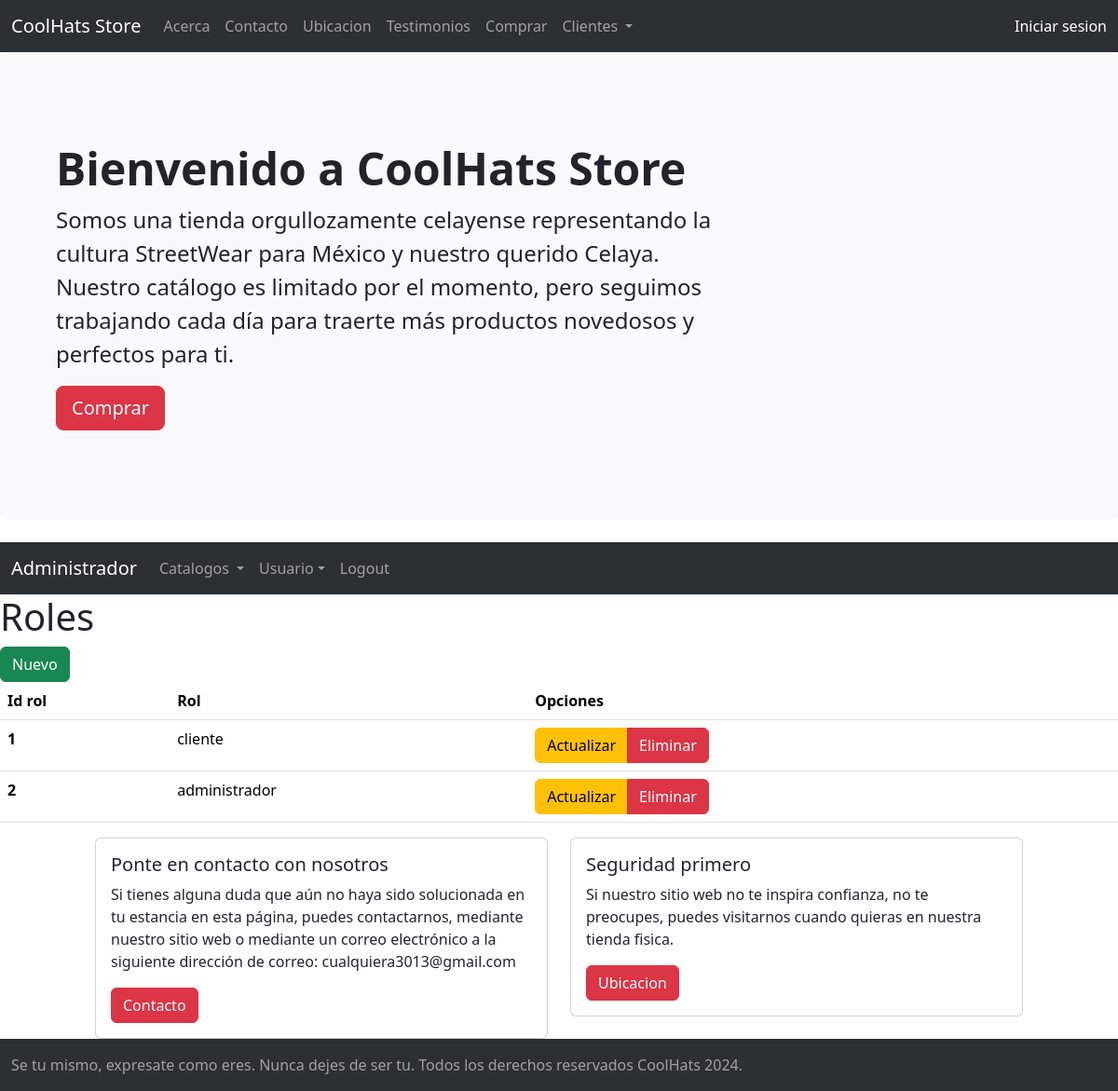
Page /admin/rol.php (signed in) on the committed database.
### tables this page shows
CREATE TABLE rol(
    id_rol INT AUTO_INCREMENT PRIMARY KEY, 
    rol VARCHAR(30) NOT NULL
);

### sistema.class.php (called while the page is built, shortened)
<?php
    class sistema {
        function conexion(){
            $this -> con = new PDO(SGBD.':host='.DBHOST.';dbname='.DBNAME.';port='.DBPORT, DBUSER, DBPASS);
        }
    }
?>

### admin/rol.class.php (called while the page is built, shortened)
<?php
 require_once ('../sistema.class.php');
 class rol extends sistema {
    function readAll (){
        $consulta ='select * from rol';
        $sql = $this->con->prepare ($consulta);
        $sql -> execute();
        $result = $sql -> fetchALL(PDO::FETCH_ASSOC);
        return $result;
    }
 }
?>

### admin/views/rol/index.php (the view, shortened to what this page needs)
<?php require('views/header/headerAdministrador.php');?>
  <h1>Roles</h1>
  <a href="rol.php?accion=crear" class="btn btn-success">Nuevo</a>
  <table class="table">
  <thead>
    <tr>
      <th scope="col">Id rol</th>
      <th scope="col">Rol</th>
      <th scope="col">Opciones</th>
    </tr>
  </thead>
  <tbody>
    <?php foreach($roles as $rol): ?>
    <tr>
      <th scope="row"><?php echo $rol ['id_rol']; ?></th>
      <td><?php echo $rol ['rol']; ?></td>
      <td>
        <div class="btn-group" role="group" aria-label="Basic radio toggle button group">
          <a href="rol.php?accion=actualizar&id=<?php echo $rol ['id_rol']; ?>" class="btn btn-warning">Actualizar</a>
          <a href="rol.php?accion=eliminar&id=<?php echo $rol ['id_rol']; ?>" class="btn btn-danger">Eliminar</a>
        </div>
      </td>
    </tr>
    <?php endforeach; ?>
  </tbody>
</table>
<?php require('views/footer.php')?>

### css/main.css (style rules this page uses)
* { margin: 0px; padding: 0px; }

### rows in the picture
rol: id_rol "1", rol "cliente"
rol: id_rol "2", rol "administrador"
